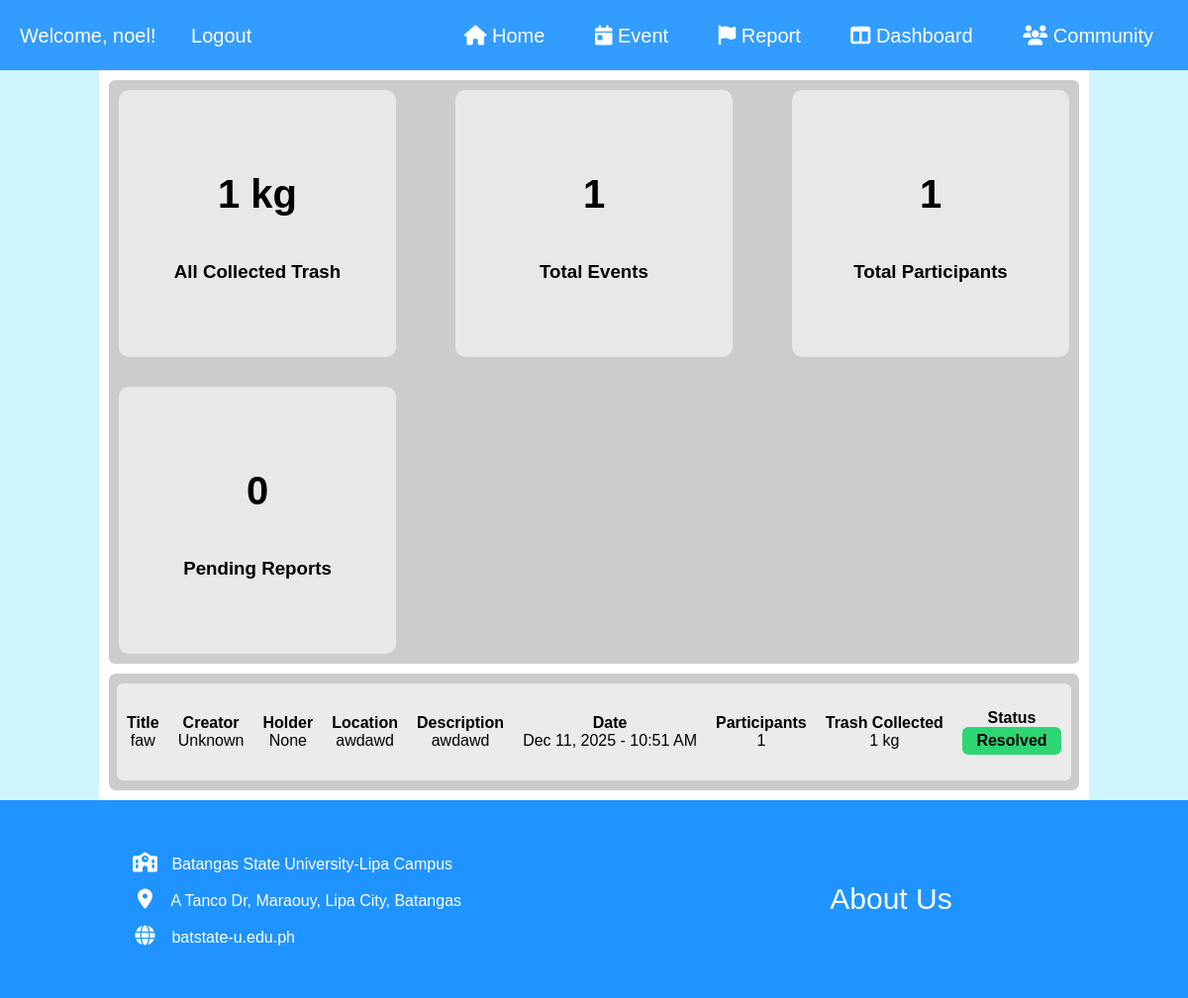
The app's page /dashboard (signed in) with its own data.
### models.py (models this page shows)
class Event(Base):
    __tablename__ = 'events'
    id = Column(Integer, primary_key=True, autoincrement=True)
    event_name = Column(String, nullable=False)
    location = Column(String, nullable=False)
    description = Column(Text)
    datetime = Column(DateTime, nullable=False)  # Use proper DateTime type
    max_participants = Column(Integer, default=50)
    image = Column(String)
    created_by_id = Column(Integer, ForeignKey('users.id'), nullable=False)
    collected_trash = Column(Integer, default=0)
    status = Column(String, default='Pending')
    holder_id = Column(Integer, ForeignKey('users.id'), nullable=True)  # If holder references a user
    creator = relationship("User", foreign_keys=[created_by_id], back_populates="events_created")
    holder = relationship("User", foreign_keys=[holder_id])
    participants_list = relationship("EventParticipant", back_populates="event")

### app.py (the view)
@app.route('/dashboard')
@login_required
def dashboard():
    db_session = Session()
    total_trash = db_session.query(func.coalesce(func.sum(Event.collected_trash), 0)).scalar()
    total_events = db_session.query(Event).count()
    total_participants = db_session.query(EventParticipant).count()
    pending_reports = db_session.query(Event).filter_by(status='Pending').count()
    events = db_session.query(Event).order_by(Event.id.desc()).all()
    event_list = []
    for e in events:
        participants_count = db_session.query(EventParticipant).filter_by(event_id=e.id).count()
        try:
            event_time = parser.parse(e.datetime) if isinstance(e.datetime, str) else e.datetime
            readable_time = event_time.strftime("%b %d, %Y - %I:%M %p")
        except Exception:
            readable_time = str(e.datetime)
        holder_name = getattr(e, 'holder', 'No holder yet')
        created_by = getattr(e, 'created_by', 'Unknown')
        e_dict = {
            'id': e.id,
            'event_name': e.event_name,
            'location': e.location,
            'description': e.description,
            'datetime': e.datetime,
            'participants': participants_count,
            'max_participants': e.max_participants,
            'status': e.status,
            'holder_name': holder_name,
            'collected_trash': getattr(e, 'collected_trash', 0),
            'image': getattr(e, 'image', '/static/uploads/default.jpg'),
            'created_by': created_by,
            'readable_time': readable_time
        }
        event_list.append(e_dict)
    db_session.close()
    return render_template(
        'dashboard.html',
        total_trash=total_trash,
        total_events=total_events,
        total_participants=total_participants,
        pending_reports=pending_reports,
        events=event_list
    )

### app.py (called while the page is built)
def login_required(f):
    @wraps(f)
    def decorated_function(*args, **kwargs):
        if 'username' not in session:
            flash("Please log in first.", "warning")
            return redirect(url_for('login'))
        return f(*args, **kwargs)
    return decorated_function

### templates/dashboard.html (shortened to what this page needs)
{% extends "base.html" %}
{% block content %}
<div class="dashboard-main" style="text-align:center;">
    <div class="flex-main-dashboard">
        <div class="dashboard-card">
            <h1 class="left-d" style="font-size: 40px;">{{ total_trash }} kg <br> <h3>All Collected Trash </h3></h1>
        </div>
        <div class="dashboard-card">
            <h1 class="left-d" style="font-size: 40px;">{{ total_events }} <br> <h3>Total Events</h3></h1>
        </div>
        <div class="dashboard-card">
            <h1 class="left-d" style="font-size: 40px;">{{ total_participants }} <br> <h3>Total Participants</h3></h1>
        </div>
        <div class="dashboard-card">
            <h1 class="left-d" style="font-size: 40px;">{{ pending_reports }} <br> <h3>Pending Reports</h3></h1>
        </div>
    </div>
    <div class="dashboard-content" style="padding: 5px;">
        <div class="event-list">
            {% if events %}
                {% for e in events %}
                <div class="event-card">
                    <p><strong>Title</strong><br>{{ e['event_name'] }}</p>
                    <p><strong>Creator</strong><br> {{ e.get('created_by', 'Unknown') }}</p>
                    <p><strong>Holder</strong><br> {{ e['holder_name'] or 'None' }}</p>
                    <p><strong>Location</strong><br> {{ e['location'] }}</p>
                    <p><strong>Description</strong><br> {{ e['description'] }}</p>
                    <p><strong>Date</strong><br> {{ e['readable_time'] }}</p>
                    <p><strong>Participants</strong><br> {{ e['participants'] }}</p>
                    <p><strong>Trash Collected</strong><br> {{ e['collected_trash'] or 0 }} kg</p>
                    <p><strong>Status</strong><br>
                        <span class="status-text
                            {% if e['status'] == 'Pending' %}status-pending{%
                            elif e['status'] == 'In Progress' %}status-in-progress{%
                            elif e['status'] == 'Resolved' %}status-resolved{%
                            elif e['status'] == 'Terminated' %}status-terminated{% endif %}">
                            {{ e['status'] }}
                        </span>
                    </p>
                </div>
                {% endfor %}
            {% else %}
                <p style="text-align:center; font-weight:bold; font-size:18px;">No Event Yet</p>
            {% endif %}
        </div>
    </div>
</div>
{% endblock %}

### templates/base.html (shortened to what this page needs)
<!DOCTYPE html>
<html lang="en">
<head>
    <link rel="stylesheet" href="{{ url_for('static', filename='style.css') }}">
    <link rel="stylesheet" href="https://cdnjs.cloudflare.com/ajax/libs/font-awesome/6.5.0/css/all.min.css">
</head>
<body>
    <nav>
        {% if session.username %}
            <div class="nav left">
                <span>Welcome, {{ session.username }}!</span>
                <a href="{{ url_for('logout') }}" class="underline-draw">Logout</a>
            </div>
            <div class="nav-right">
                <a href="{{ url_for('index') }}" class="underline-draw"><i class="fa-solid fa-house" style="align-items: center;"></i> Home</a>
                <a href="{{ url_for('event') }}" class="underline-draw"><i class="fa-solid fa-calendar-day" style="align-items: center;"></i> Event</a>
                <a href="{{ url_for('report') }}" class="underline-draw"><i class="fa-solid fa-flag" style="align-items: center;"></i> Report</a>
                <a href="{{ url_for('dashboard') }}" class="underline-draw"><i class="fa-solid fa-table-columns" style="align-items: center;"></i> Dashboard</a>
                <a href="{{ url_for('community') }}" class="underline-draw"><i class="fa-solid fa-users" style="align-items: center;"></i> Community</a>
            </div>
        {% endif %}
    </nav>
    <div class="content">
        {% block content %}{% endblock %}
    </div>
    <footer>
        <div class="footer-1">
            <div class="footer-1-content">
                <p><i class="fa-solid fa-school"></i> Batangas State University-Lipa Campus</p>
                <p><i class="fa-solid fa-map-marker-alt"></i> A Tanco Dr, Maraouy, Lipa City, Batangas</p>
                <p><i class="fa-solid fa-globe"></i> batstate-u.edu.ph</p>
            </div>
        </div>
        <div class="footer-2">
            <div class="footer-2-content">
                <a href="{{ url_for('about') }}" class="underline-draw">About Us</a>
            </div>
        </div>
    </footer>
</body>
</html>

### static/style.css (style rules this page uses)
body { margin: 0; padding: 0; background: rgb(208, 245, 255); font-family: Arial, Helvetica, sans-serif; }
nav { display: flex; justify-content: space-between; align-items: center; padding: 20px 20px; font-size: 20px; background-color: rgb(50, 156, 255); }
nav a { margin-left: 15px; text-decoration: none; color: #333; padding: 5px 15px; border-radius: 3px; color: white; }
.underline-draw { position: relative; display: inline-block; text-decoration: none; color: #ffffff; padding-bottom: 3px; }
.underline-draw::after { content: ""; position: absolute; left: 0; bottom: 0; width: 0%; height: 2px; background-color: currentColor; transition: width 0.35s ease; }
span { color: white; transition: color 0.3s ease; }
.content { display: flex; align-items: center; justify-content: space-between; }
.dashboard-main { width: 100%; margin: 0px 100px; background: white; }
.flex-main-dashboard { display: flex; margin: 10px; background: #ccc; border-radius: 6px; justify-content: space-between; align-items: flex-start; flex-wrap: wrap; gap: 10px; }
.dashboard-card { display: flex; flex-direction: column; justify-content: center; align-items: center; text-align: center; background: #e8e8e8; margin: 10px; padding: 10px 20px; border-radius: 10px; width: 240px; height: 250px; transition: transform 0.3s ease, box-shadow 0.3s ease; }
.dashboard-content { margin: 10px; background: #ccc; border-radius: 7px; }
.dashboard-content .event-card { display: flex; justify-content: space-between; align-items: center; text-align: center; padding: 10px; margin: 5px 3px; border-radius: 6px; background: #ebebeb; }
.status-text { padding: 5px 10px; border-radius: 6px; color: white; font-weight: bold; display: inline-block; text-align: center; min-width: 80px; }
.status-text.status-resolved { background-color: #2ed573; color: black; transition: background-color 0.3s ease; }
footer { margin-top: auto; display: flex; }
footer .footer-1, footer .footer-2 { height: 200px; background: #1f93ff; display: flex; justify-content: center; align-items: center; }
.footer-1 { width: 50%; }
.footer-1-content i { text-align: center; width: 25px; font-size: 20px; margin-right: 10px; color: white; }
.footer-1-content p { color: white; position: relative; cursor: pointer; }
.footer-1-content p::after { content: ""; position: absolute; left: 0; bottom: -3px; width: 0; height: 1px; background-color: white; transition: width 0.4s ease; }
.footer-2 { width: 50%; }
.footer-2-content a { font-size: 30px; border-color: transparent; padding: 10px 30px; border-radius: 6px; color: white; background: transparent; position: relative; }
.footer-2-content a::after { content: ""; position: absolute; left: 0; bottom: 0; height: 3px; width: 0; background-color: white; border-radius: 2px; transition: width 0.4s ease; }

### records on screen
Event: event_name "faw", get "Unknown", holder_name "None", location "awdawd", description "awdawd", readable_time "Dec 11, 2025 - 10:51 AM", participants "1", collected_trash "1", status "Resolved"

### other values on screen
{{ session.username }} "noel"
{{ total_trash }} "1"
{{ total_events }} "1"
{{ total_participants }} "1"
{{ pending_reports }} "0"
